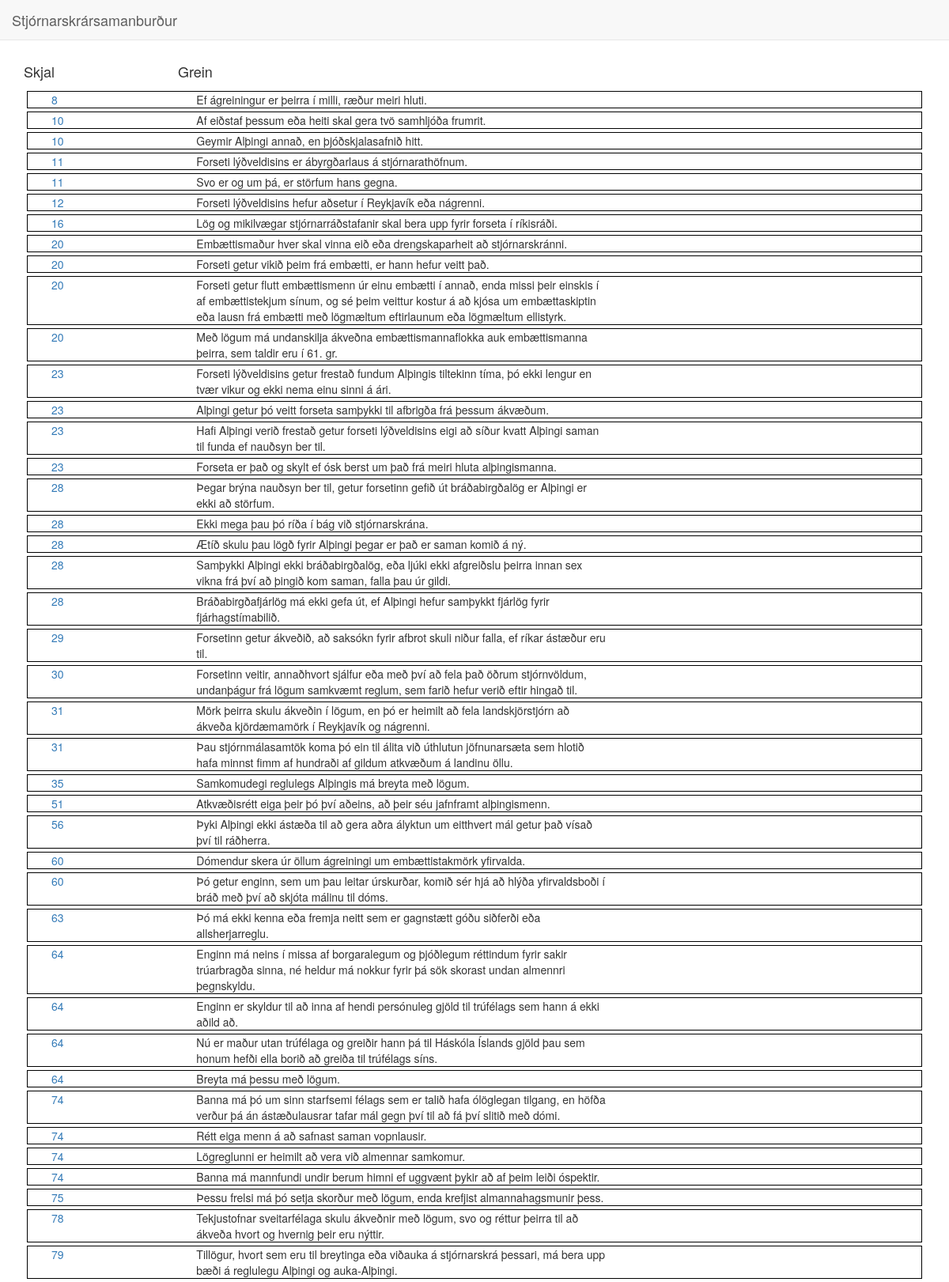
The app's page /match/ with its own data.
### compare/models.py (models this page shows, shortened)
class Sentence(models.Model):
	text = models.CharField(max_length = 1024)
	ORIGIN_CHOICES = (
	    (1, _("Stjórnarskrá")),
    	(2, _("Frumvarp"))
	)
	origin = models.IntegerField(choices=ORIGIN_CHOICES, default=1)
	article_nr = models.CharField(max_length=3)
	def __str__(self):
		return self.text

### compare/views.py (the view)
# urls.py: url(r'^match/$', NotMatchList.as_view(), name='match_list'),
class NotMatchList(ListView):
	model = Match
	template_name = 'compare/nomatch_list.html'
	def get_context_data(self, **kwargs):
		context = super(NotMatchList, self).get_context_data(**kwargs)
		match_stjornarskra = Match.objects.filter(stjornarskra__origin=1)
		stjornarskra_sentence = [s.stjornarskra.id for s in match_stjornarskra]
		context['nomatch_list'] = Sentence.objects.filter(origin=1).exclude(id__in=stjornarskra_sentence)
		return context

### compare/templates/compare/nomatch_list.html
{% extends 'compare/index.html'%}
{% block content %}
	<div class="row">
		<div class="col-md-12">
			<div class="row">
				<div class="col-md-2"><h4>Skjal</h4></div>
				<div class="col-md-6"><h4>Grein</h4></div>
			</div>
		</div>
	</div>
	{% for s in nomatch_list %}
		<div class="row boxed">
			<div class="col-md-12">
				<div class="col-md-2">
					<a href="{% url 'compare:article_detail' s.article_set.first.id %}">{{ s.article_nr }}</a>
				</div>
				<div class="col-md-6">
					{{ s }}
				</div>
			</div>
		</div>
	{% endfor %}
{% endblock %}

### compare/templates/compare/index.html (shortened to what this page needs)
{% extends "base.html" %}
{% load staticfiles %}

### templates/base.html (shortened to what this page needs)
{% load staticfiles %}
{% load bootstrap3 %}
<!DOCTYPE html>
<html lang="en">
  <head>
    <link rel="stylesheet" href="https://maxcdn.bootstrapcdn.com/bootstrap/3.3.6/css/bootstrap.min.css">
  </head>
  <body>
	{% include 'navbar.html' %}
	<div class="container">
		{% block content %}
		{% endblock %}
	</div>
  </body>
</html>

### templates/navbar.html (shortened to what this page needs)
{% load staticfiles %}
{% load bootstrap3 %}
<nav class="navbar navbar-default navbar-static-top" role="navigation">
	<div class="container-fluid">
		<div class="navbar-header">
			<a class="navbar-brand" href="">
				<span>Stjórnarskrársamanburður</span>
			</a>
		</div>
		<div id="navbar" class="navbar-collapse collapse">
		</div>
	</div>
</nav>

### templates/base.html (style rules this page uses)
div.boxed { border: thin solid black; margin: 4px; }

### records on screen
Sentence: article_nr "8", text "Ef ágreiningur er þeirra í milli, ræður meiri hluti."
Sentence: article_nr "10", text "Af eiðstaf þessum eða heiti skal gera tvö samhljóða frumrit."
Sentence: article_nr "10", text "Geymir Alþingi annað, en þjóðskjalasafnið hitt."
Sentence: article_nr "11", text "Forseti lýðveldisins er ábyrgðarlaus á stjórnarathöfnum."
Sentence: article_nr "11", text "Svo er og um þá, er störfum hans gegna."
Sentence: article_nr "12", text "Forseti lýðveldisins hefur aðsetur í Reykjavík eða nágrenni."
Sentence: article_nr "16", text "Lög og mikilvægar stjórnarráðstafanir skal bera upp fyrir forseta í ríkisráði."
Sentence: article_nr "20", text "Embættismaður hver skal vinna eið eða drengskaparheit að stjórnarskránni."
Sentence: article_nr "20", text "Forseti getur vikið þeim frá embætti, er hann hefur veitt það."
Sentence: article_nr "20", text "Forseti getur flutt embættismenn úr einu embætti í annað, enda missi þeir einskis í af embættistekjum sínum, og sé þeim veittur kostur á að kjósa um embættaskiptin eða lausn frá embætti með lögmæltum eftirlaunum eða lögmæltum ellistyrk."
Sentence: article_nr "20", text "Með lögum má undanskilja ákveðna embættismannaflokka auk embættismanna þeirra, sem taldir eru í 61. gr."
Sentence: article_nr "23", text "Forseti lýðveldisins getur frestað fundum Alþingis tiltekinn tíma, þó ekki lengur en tvær vikur og ekki nema einu sinni á ári."
Sentence: article_nr "23", text "Alþingi getur þó veitt forseta samþykki til afbrigða frá þessum ákvæðum."
Sentence: article_nr "23", text "Hafi Alþingi verið frestað getur forseti lýðveldisins eigi að síður kvatt Alþingi saman til funda ef nauðsyn ber til."
Sentence: article_nr "23", text "Forseta er það og skylt ef ósk berst um það frá meiri hluta alþingismanna."
Sentence: article_nr "28", text "Þegar brýna nauðsyn ber til, getur forsetinn gefið út bráðabirgðalög er Alþingi er ekki að störfum."
Sentence: article_nr "28", text "Ekki mega þau þó ríða í bág við stjórnarskrána."
Sentence: article_nr "28", text "Ætíð skulu þau lögð fyrir Alþingi þegar er það er saman komið á ný."
Sentence: article_nr "28", text "Samþykki Alþingi ekki bráðabirgðalög, eða ljúki ekki afgreiðslu þeirra innan sex vikna frá því að þingið kom saman, falla þau úr gildi."
Sentence: article_nr "28", text "Bráðabirgðafjárlög má ekki gefa út, ef Alþingi hefur samþykkt fjárlög fyrir fjárhagstímabilið."
Sentence: article_nr "29", text "Forsetinn getur ákveðið, að saksókn fyrir afbrot skuli niður falla, ef ríkar ástæður eru til."
Sentence: article_nr "30", text "Forsetinn veitir, annaðhvort sjálfur eða með því að fela það öðrum stjórnvöldum, undanþágur frá lögum samkvæmt reglum, sem farið hefur verið eftir hingað til."
Sentence: article_nr "31", text "Mörk þeirra skulu ákveðin í lögum, en þó er heimilt að fela landskjörstjórn að ákveða kjördæmamörk í Reykjavík og nágrenni."
Sentence: article_nr "31", text "Þau stjórnmálasamtök koma þó ein til álita við úthlutun jöfnunarsæta sem hlotið hafa minnst fimm af hundraði af gildum atkvæðum á landinu öllu."
Sentence: article_nr "35", text "Samkomudegi reglulegs Alþingis má breyta með lögum."
Sentence: article_nr "51", text "Atkvæðisrétt eiga þeir þó því aðeins, að þeir séu jafnframt alþingismenn."
Sentence: article_nr "56", text "Þyki Alþingi ekki ástæða til að gera aðra ályktun um eitthvert mál getur það vísað því til ráðherra."
Sentence: article_nr "60", text "Dómendur skera úr öllum ágreiningi um embættistakmörk yfirvalda."
Sentence: article_nr "60", text "Þó getur enginn, sem um þau leitar úrskurðar, komið sér hjá að hlýða yfirvaldsboði í bráð með því að skjóta málinu til dóms."
Sentence: article_nr "63", text "Þó má ekki kenna eða fremja neitt sem er gagnstætt góðu siðferði eða allsherjarreglu."
Sentence: article_nr "64", text "Enginn má neins í missa af borgaralegum og þjóðlegum réttindum fyrir sakir trúarbragða sinna, né heldur má nokkur fyrir þá sök skorast undan almennri þegnskyldu."
Sentence: article_nr "64", text "Enginn er skyldur til að inna af hendi persónuleg gjöld til trúfélags sem hann á ekki aðild að."
Sentence: article_nr "64", text "Nú er maður utan trúfélaga og greiðir hann þá til Háskóla Íslands gjöld þau sem honum hefði ella borið að greiða til trúfélags síns."
Sentence: article_nr "64", text "Breyta má þessu með lögum."
Sentence: article_nr "74", text "Banna má þó um sinn starfsemi félags sem er talið hafa ólöglegan tilgang, en höfða verður þá án ástæðulausrar tafar mál gegn því til að fá því slitið með dómi."
Sentence: article_nr "74", text "Rétt eiga menn á að safnast saman vopnlausir."
Sentence: article_nr "74", text "Lögreglunni er heimilt að vera við almennar samkomur."
Sentence: article_nr "74", text "Banna má mannfundi undir berum himni ef uggvænt þykir að af þeim leiði óspektir."
Sentence: article_nr "75", text "Þessu frelsi má þó setja skorður með lögum, enda krefjist almannahagsmunir þess."
Sentence: article_nr "78", text "Tekjustofnar sveitarfélaga skulu ákveðnir með lögum, svo og réttur þeirra til að ákveða hvort og hvernig þeir eru nýttir."
Sentence: article_nr "79", text "Tillögur, hvort sem eru til breytinga eða viðauka á stjórnarskrá þessari, má bera upp bæði á reglulegu Alþingi og auka-Alþingi."
